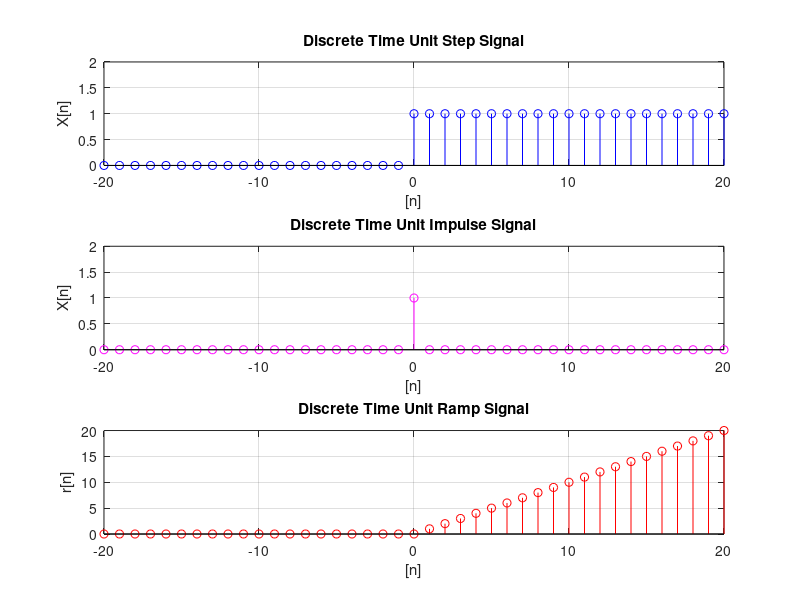

MATLAB code to generate this figure:
clc;
clear all;
close all;
t = -20 : 1 :20;
unitstep = t>=0;
impulse = t==0;
unitramp = t.*unitstep;
subplot(3,1,1);
stem(t,unitstep,'b');
xlabel('[n]');
ylabel('X[n]');
title('Discrete Time Unit Step Signal');
grid on;
ylim([0,2]);
subplot(3,1,2);
stem(t,impulse,'m');
xlabel('[n]');
ylabel('X[n]');
title('Discrete Time Unit Impulse Signal');
grid on;
ylim([0,2]);
subplot(3,1,3);
stem(t,unitramp,'r');
xlabel('[n]');
ylabel('r[n]');
title('Discrete Time Unit Ramp Signal');
grid on;
ylim([0,20]);